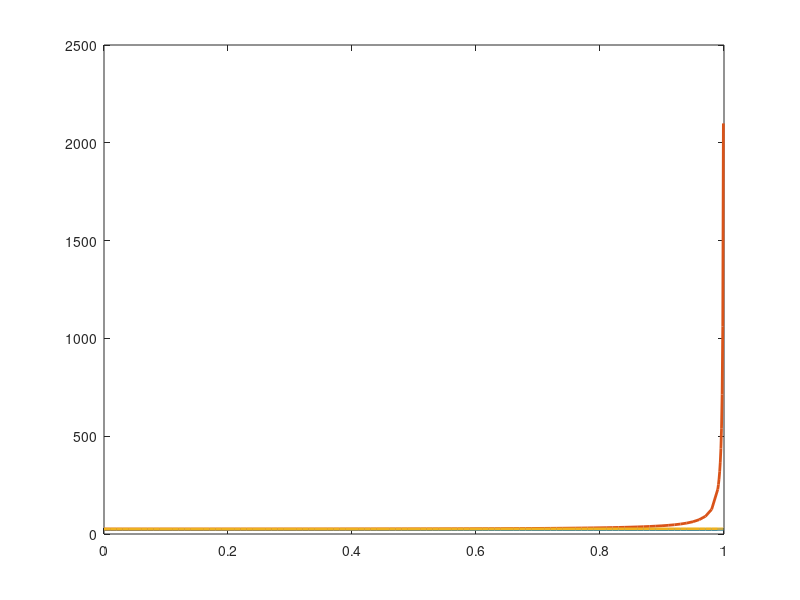

MATLAB code for this plot: (Note: this script raises an error after producing the figure.)
% Code designed to demonstrate detection of universally stationary frame (USF)
function USF_via_gravity()
%% initializations, constants and simple functions
% initialization
clear all
clc
close all

% constants
c  = 299792458;  % [m/s] speed of light
G  = 6.6744e-11; % [m^3/(kg s)] gravitational constant
Me = 5.97219e24; % [kg] earth's mass
Ms = 333000*Me;  % [kg] sun's mass
et = 0.5*c^2;    % [m^2/s^2] specific total energy
AU = 152.03e9;   % [m] distance from sun to earth

% simple functions
gamma       = @(v) 1./sqrt(1-v.^2);
add_vel     = @(v1_in,v2_in) (v1_in+v2_in)/(1 + v1_in*v2_in);
grav_2_dt   = @(g,r) sqrt(1-g*r/et);
r_2_gravObj = @(M,r) G*M/r^2;
gravimeter  = @(dtnear_dtfar,dr) (c^2/(2*dr))*(1-(dtnear_dtfar)^2);

%% experiement: travel two gravimeters (probes) towards center of massed object (MO)
% set conditions (in MO's frame)
M_MO        = 1e3*Ms; % [kg] mass of object at center of experiment
r_measure   = AU/2;     % [m] nearest clock distance from center of MO
probe_dv    = 0.1;   % [frac of c] speed of probes relative to MO
dr_orb_MO   = 1e3;    % [m] clocks distance apart when stationary

% initialize
gr_orbit_all  = [];
gr_probe1_all = [];
gr_probe2_all = [];

% loop through range of MO velocities
v_obj_all = [0:0.01:0.99 0.99:0.001:0.999]; % [frac of c] speed of MO (in USF)
for ivo = 1 : length(v_obj_all)
    % (in USF)
    v_obj          = v_obj_all(ivo);            % [frac of c] velocity of MO
    v_p1           = add_vel(v_obj,probe_dv);   % [frac of c] velocity of probe1
    v_p2           = add_vel(v_obj,-probe_dv);  % [frac of c] velocity of probe2
    drUSF_drp_obj  = gamma(v_obj);              % [-] kinetic differential for MO
    drUSF_drp_p1   = gamma(v_p1);               % [-] kinetic differential for probe1
    drUSF_drp_p2   = gamma(v_p2);               % [-] kinetic differential for probe2
    drp_p1_drp_obj = drUSF_drp_obj/drUSF_drp_p1;% [-] kinetic differential WRT MO
    drp_p2_drp_obj = drUSF_drp_obj/drUSF_drp_p2;% [-] kinetic differential WRT MO
    
    % determine miscalibration effects on grivimeters (in MO frame)
    dr_p1_MO  = dr_orb_MO*drp_p1_drp_obj; % [m] clocks distance apart
    dr_p2_MO  = dr_orb_MO*drp_p2_drp_obj; % [m] clocks distance apart
    dr_est_MO = dr_orb_MO/gamma(probe_dv);   % [m] clocks distance apart
    
    % determine distance traversal effects (in MO frame)
    c_fn_orb   = c;                                % miscalibrated effective speed of light
    c_fn_p1    = c*drp_p1_drp_obj^-2*(1-v_p1);     % miscalibrated effective speed of light
    c_fn_p2    = c*drp_p1_drp_obj^-2*(1+v_p2);     % miscalibrated effective speed of light
    c_fn_est   = gamma(probe_dv)^2*c*(1-probe_dv); % miscalibrated effective speed of light
    dt_add_orb = dr_orb_MO/c_fn_orb;               % traversal time (small compared to integration)
    dt_add_p1  = dr_p1_MO/c_fn_p1;                 % traversal time (small compared to integration)
    dt_add_p2  = dr_p2_MO/c_fn_p2;                 % traversal time (small compared to integration)
    dt_add_est = dr_est_MO/c_fn_p2;                % traversal time (small compared to integration)
    dr_add_orb = 0;
    dr_add_p1  = dt_add_p1*probe_dv*c;     % traversal additional distance (constant)
    dr_add_p2  = dt_add_p2*probe_dv*c;     % traversal additional distance (constant)
    dr_add_est = dt_add_est*probe_dv*c;    % traversal additional distance (constant)
    
    % determine effects on gravimeter from orbit of MO (in  MO frame)
    r_f_orbit     = r_measure+dr_orb_MO+dr_add_orb;      % [m] farthest clock distance to MO
    r_n_orbit     = r_measure;                           % [m] nearest clock distance to MO
    dtn_dtf_orbit = frames_dtn_dtf(r_f_orbit,r_n_orbit); % [-] clock differential
    g_m_orbit     = gravimeter(dtn_dtf_orbit,dr_orb_MO); % [m/s^2] measured g
    
    % determine effects on gravimeter from probe 1 (in  MO frame)
    r_f_probe1     = r_measure+dr_p1_MO+dr_add_p1;          % [m] farthest clock distance to MO
    r_n_probe1     = r_measure;                             % [m] nearest clock distance to MO
    dtn_dtf_probe1 = frames_dtn_dtf(r_f_probe1,r_n_probe1); % [-] clock differential
    g_m_probe1     = gravimeter(dtn_dtf_probe1,dr_orb_MO);  % [m/s^2] measured g
    
    % determine effects on gravimeter from probe 2 (in  MO frame)
    r_f_probe2     = r_measure+dr_p2_MO+dr_add_p2;          % [m] farthest clock distance to MO
    r_n_probe2     = r_measure;                             % [m] nearest clock distance to MO
    dtn_dtf_probe2 = frames_dtn_dtf(r_f_probe2,r_n_probe2); % [-] clock differential
    g_m_probe2     = gravimeter(dtn_dtf_probe2,dr_orb_MO);  % [m/s^2] measured g
    
    % store results
    gr_orbit_all  = [gr_orbit_all g_m_orbit];
    gr_probe1_all = [gr_probe1_all g_m_probe1];
    gr_probe2_all = [gr_probe2_all g_m_probe2];
end

% plot results
fig = figure(1);
hold off
plot(v_obj_all, gr_orbit_all,'LineWidth',2);
hold on
plot(v_obj_all, gr_probe1_all,'LineWidth',2);
plot(v_obj_all, gr_probe2_all,'LineWidth',2);

% clean up plot
legend('Orbital g(r)','Gravimeter1 g(r)','Gravimeter2 g(r)','FontSize',16,'location','NW');
xlabel({'Dimensional Velocity of Massed Object [fraction of c]','With Respect to USF'},'FontSize',16);
ylabel('Measured $g(r)~\left[\frac{m}{s^2}\right]$','FontSize',16,'Interpreter','latex');
grid on
a = get(gca,'XTickLabel');
set(gca,'XTickLabel',a,'fontsize',16)
xticks([0:.1:1]);
annotation(fig, 'textbox', [.13 .10 .8 .2], 'String'...
    ,sprintf('Mass of massed object: %d [Solar Masses]',M_MO/Ms)...
    ,'EdgeColor','none','FontSize',14);
annotation(fig, 'textbox', [.13 .07 .8 .2], 'String'...
    ,sprintf('Gravimeter clocks original distance apart: %d [km]',dr_orb_MO/1e3)...
    ,'EdgeColor','none','FontSize',14);
annotation(fig, 'textbox', [.13 .04 .8 .2], 'String'...
    ,sprintf('Measurement distance from center of mass: %0.1f [AU]',r_measure/AU)...
    ,'EdgeColor','none','FontSize',14);
annotation(fig, 'textbox', [.13 .01 .8 .2], 'String'...
    ,sprintf('Speed of probes relative to massed object: %0.1f [fraction of c]',probe_dv)...
    ,'EdgeColor','none','FontSize',14);
set(gca,'YScale','log')

%% supporting function
    function dtn_dtf = frames_dtn_dtf(r_f,r_n)
        % (in MO frame)
        g_f       = r_2_gravObj(M_MO,r_f); % gravitational specific force at clock farthest from MO
        g_n       = r_2_gravObj(M_MO,r_n); % gravitational specific force at clock nearest to MO
        dt_f      = grav_2_dt(g_f,r_f);    % time dilation of clock farthest from MO
        dt_n      = grav_2_dt(g_n,r_n);    % time dilation of clock nearest to MO
        dtn_dtf   = dt_n/(dt_f);    % relative time differential between closest and farthest clock
    end
end